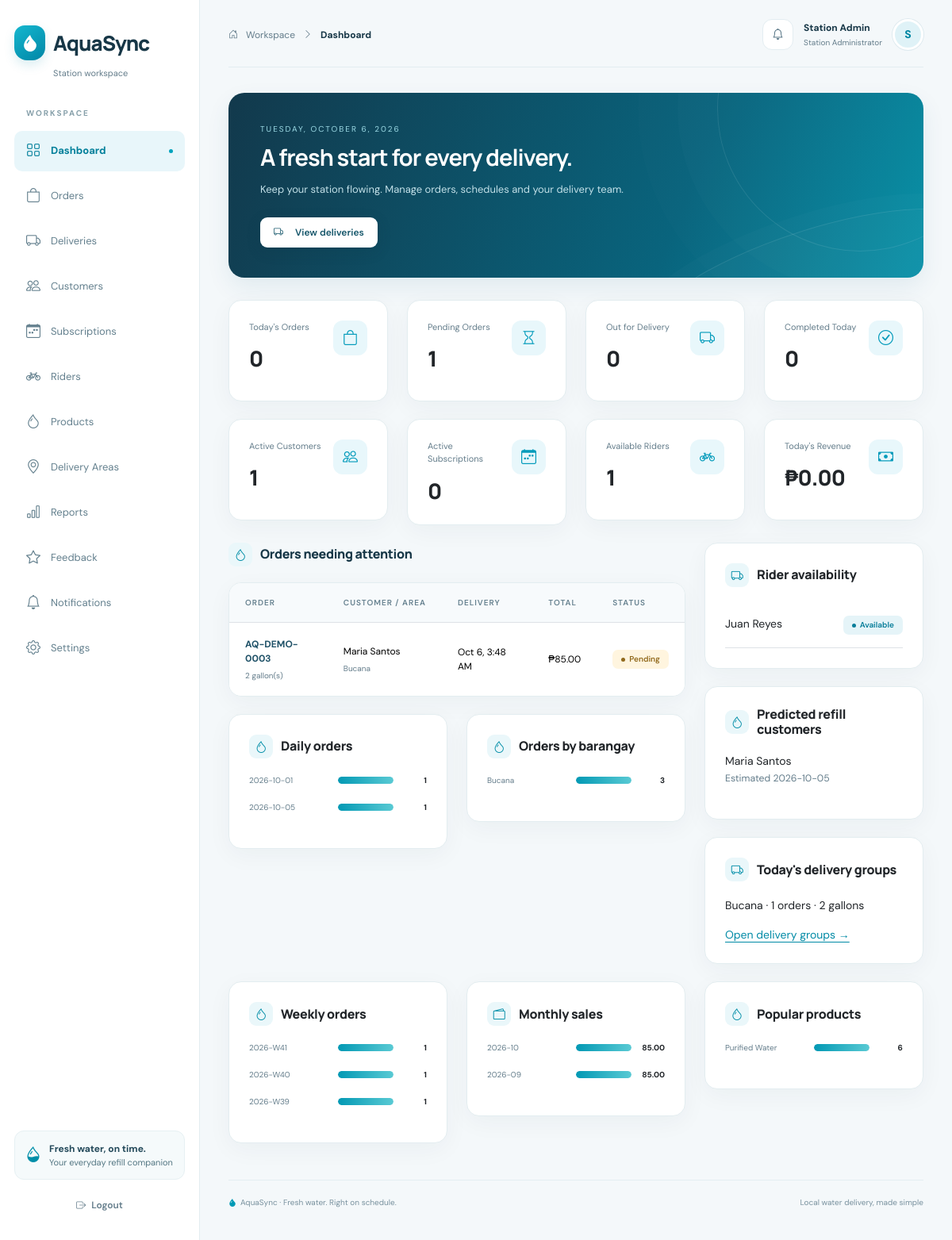
/admin/index.php (signed in), run on the app's committed database.
### tables this page shows
CREATE TABLE users (id INT AUTO_INCREMENT PRIMARY KEY, name VARCHAR(100) NOT NULL, email VARCHAR(190) UNIQUE NOT NULL, password VARCHAR(255) NOT NULL, role ENUM('customer','admin','rider') NOT NULL, phone VARCHAR(30) NOT NULL DEFAULT '', created_at TIMESTAMP DEFAULT CURRENT_TIMESTAMP, updated_at TIMESTAMP DEFAULT CURRENT_TIMESTAMP ON UPDATE CURRENT_TIMESTAMP);

CREATE TABLE orders (id INT AUTO_INCREMENT PRIMARY KEY, order_number VARCHAR(30) UNIQUE, customer_id INT NOT NULL, station_id INT NOT NULL, subscription_id INT, subscription_date DATE, quantity INT NOT NULL, gallon_price DECIMAL(10,2) NOT NULL, delivery_fee DECIMAL(10,2) NOT NULL, total DECIMAL(10,2) NOT NULL, address TEXT NOT NULL, barangay VARCHAR(100) NOT NULL, latitude DECIMAL(10,7), longitude DECIMAL(10,7), payment_method ENUM('COD','GCash','Maya') NOT NULL, status ENUM('Pending','Confirmed','Preparing','Assigned','Out for Delivery','Delivered','Cancelled') DEFAULT 'Pending', rider_id INT, picked_up_at DATETIME, scheduled_at DATETIME NOT NULL, delivered_at DATETIME, created_at TIMESTAMP DEFAULT CURRENT_TIMESTAMP, updated_at TIMESTAMP DEFAULT CURRENT_TIMESTAMP ON UPDATE CURRENT_TIMESTAMP, UNIQUE(subscription_id,subscription_date), INDEX(status,scheduled_at), INDEX(customer_id,delivered_at), INDEX(barangay,scheduled_at), FOREIGN KEY(customer_id) REFERENCES users(id), FOREIGN KEY(station_id) REFERENCES water_stations(id), FOREIGN KEY(subscription_id) REFERENCES subscriptions(id), FOREIGN KEY(rider_id) REFERENCES riders(user_id));

CREATE TABLE riders (user_id INT PRIMARY KEY, station_id INT NOT NULL, availability ENUM('Available','Busy','Offline') DEFAULT 'Available', FOREIGN KEY(user_id) REFERENCES users(id), FOREIGN KEY(station_id) REFERENCES water_stations(id));

### admin/index.php (called while the page is built)
<?php $requiredRole='admin'; require dirname(__DIR__).'/app/portal.php';

### app/config.php (called while the page is built)
<?php
return ['host'=>getenv('DB_HOST') ?: '127.0.0.1','port'=>getenv('DB_PORT') ?: '3306','database'=>getenv('DB_NAME') ?: 'aquasync_db','username'=>getenv('DB_USER') ?: 'root','password'=>getenv('DB_PASSWORD') ?: '', 'base'=>getenv('APP_BASE') ?: '/AquaSync'];

### app/bootstrap.php (called while the page is built, shortened)
<?php
$config=require __DIR__.'/config.php';
try { $db=new PDO("mysql:host={$config['host']};port={$config['port']};dbname={$config['database']};charset=utf8mb4",$config['username'],$config['password'],[PDO::ATTR_ERRMODE=>PDO::ERRMODE_EXCEPTION,PDO::ATTR_DEFAULT_FETCH_MODE=>PDO::FETCH_ASSOC,PDO::ATTR_EMULATE_PREPARES=>false]); $db->exec("SET time_zone = '+08:00'"); } catch(PDOException $e) { http_response_code(503); exit('Database unavailable. Import aquasync_db.sql and check app/config.php.'); }
function q(string $sql,array $params=[]): PDOStatement { global $db; $s=$db->prepare($sql); $s->execute($params); return $s; }
function rows(string $sql,array $params=[]): array { return q($sql,$params)->fetchAll(); }
function one(string $sql,array $params=[]): ?array { return q($sql,$params)->fetch() ?: null; }
function e($v): string { return htmlspecialchars((string)$v,ENT_QUOTES,'UTF-8'); }
function url(string $path=''): string { global $config; return $config['base'].'/'.$path; }
function user(): ?array { return isset($_SESSION['uid']) ? one('SELECT * FROM users WHERE id=?',[$_SESSION['uid']]) : null; }
function require_role(string $role): array { $u=user(); if(!$u) go('login.php'); if($u['role']!==$role) { http_response_code(403); exit('Access denied'); } return $u; }
function money($v): string { return '₱'.number_format((float)$v,2); }
function prediction(int $uid): ?array { $dates=rows('SELECT DATE(delivered_at) d FROM orders WHERE customer_id=? AND status=? GROUP BY DATE(delivered_at) ORDER BY d DESC LIMIT 10',[$uid,'Delivered']); if(count($dates)<2) return null; $interval=(strtotime($dates[0]['d'])-strtotime($dates[count($dates)-1]['d']))/86400/(count($dates)-1); return ['days'=>round($interval,1),'date'=>date('Y-m-d',strtotime($dates[0]['d'].' +'.max(1,(int)round($interval)).' days'))]; }

### app/layout.php (the view, shortened to what this page needs)
<?php
function start_page(array $u,string $page): void { $nav=$u['role']==='admin'?['dashboard'=>'grid','orders'=>'bag','deliveries'=>'truck','customers'=>'people','subscriptions'=>'calendar-week','riders'=>'bicycle','products'=>'droplet','areas'=>'geo-alt','reports'=>'bar-chart','feedback'=>'star','notifications'=>'bell','settings'=>'gear']:($u['role']==='customer'?['dashboard'=>'grid','order'=>'droplet','orders'=>'bag','subscriptions'=>'calendar-week','addresses'=>'geo-alt','notifications'=>'bell','profile'=>'person']:['dashboard'=>'grid','deliveries'=>'truck','completed'=>'check-circle','notifications'=>'bell','profile'=>'person']); $count=one('SELECT COUNT(*) n FROM notifications WHERE user_id=? AND read_at IS NULL',[$u['id']])['n']; ?>
<!doctype html><html lang="en"><head><meta charset="utf-8"><meta name="viewport" content="width=device-width, initial-scale=1"><meta name="theme-color" content="#103a50"><title><?=e(ucfirst($page))?> · AquaSync</title><link href="https://cdn.jsdelivr.net/npm/bootstrap@5.3.3/dist/css/bootstrap.min.css" rel="stylesheet"><link href="https://cdn.jsdelivr.net/npm/bootstrap-icons@1.11.3/font/bootstrap-icons.min.css" rel="stylesheet"><link href="<?=url('assets/style.css')?>" rel="stylesheet"><link href="<?=url('assets/theme.css')?>" rel="stylesheet"></head><body><div class="sidebar-overlay" aria-hidden="true"></div><aside class="sidebar" id="workspace-nav"><a class="brand" href="<?=url($u['role'].'/')?>"><i class="bi bi-droplet-fill" aria-hidden="true"></i> AquaSync</a><div class="role-label muted mt-2 small"><?=e($u['role']==='admin'?'Station workspace':ucfirst($u['role']).' portal')?></div><small>Workspace</small><nav class="nav flex-column" aria-label="Main navigation"><?php foreach($nav as $p=>$icon): ?><a class="nav-link <?=$page===$p?'active':''?>" <?=$page===$p?'aria-current="page"':''?> href="?page=<?=$p?>"><i class="bi bi-<?=$icon?>" aria-hidden="true"></i><?=e($p==='areas'?'Delivery Areas':ucfirst($p))?></a><?php endforeach; ?></nav><div class="sidebar-footer"><div class="station-note"><i class="bi bi-droplet-half" aria-hidden="true"></i><div><strong>Fresh water, on time.</strong>Your everyday refill companion</div></div><form method="post" action="<?=url('logout.php')?>"><?=csrf()?><button class="btn text-muted logout-button"><i class="bi bi-box-arrow-right" aria-hidden="true"></i>Logout</button></form></div></aside><main class="main"><div class="topbar"><div class="breadcrumbs"><button type="button" class="mobile-toggle" aria-label="Open navigation" aria-controls="workspace-nav" aria-expanded="false"><i class="bi bi-list" aria-hidden="true"></i></button><i class="bi bi-house-door muted" aria-hidden="true"></i><span class="muted workspace-label">Workspace</span><i class="bi bi-chevron-right muted" aria-hidden="true"></i><strong><?=e($page==='areas'?'Delivery areas':ucfirst($page))?></strong></div><div class="account-menu"><a class="notification-button" href="?page=notifications" aria-label="Notifications, <?=(int)$count?> unread"><i class="bi bi-bell" aria-hidden="true"></i><?php if($count):?><span class="notification-count"><?=(int)$count>99?'99+':(int)$count?></span><?php endif;?></a><div class="account-details"><div class="account-name"><?=e($u['name'])?></div><div class="account-role"><?=e($u['role']==='admin'?'Station administrator':$u['role'])?></div></div><a class="avatar" href="?page=<?=$u['role']==='admin'?'settings':'profile'?>" aria-label="Your account"><?=e(strtoupper(substr($u['name'],0,1)))?></a></div></div><?php }
function end_page(): void { echo '<footer class="main-footer"><span><i class="bi bi-droplet-fill" aria-hidden="true"></i>AquaSync · Fresh water. Right on schedule.</span><span>Local water delivery, made simple</span></footer></main><script src="'.url('assets/app.js').'"></script></body></html>'; }
function stat_card(string $label,$value,string $icon): void { echo '<div class="col-sm-6 col-xl-3"><div class="card stat-card"><div class="card-body"><i class="stat-icon bi bi-'.e($icon).'" aria-hidden="true"></i><span class="stat-label">'.e($label).'</span><div class="stat-value '.(strlen((string)$value)>14?'long-value':'').'">'.e($value).'</div></div></div></div>'; }
function orders_table(array $orders): void { echo '<div class="card"><div class="table-responsive"><table class="table mb-0"><thead><tr><th>Order</th><th>Customer / Area</th><th>Delivery</th><th>Total</th><th>Status</th></tr></thead><tbody>'; foreach($orders as $o) echo '<tr><td><a class="fw-bold text-decoration-none" href="?page=detail&id='.$o['id'].'">'.e($o['order_number']).'</a><div class="muted small">'.$o['quantity'].' gallon(s)</div></td><td>'.e($o['customer_name']??'Your order').'<div class="muted small">'.e($o['barangay']).'</div></td><td>'.e(date('M j, g:i A',strtotime($o['scheduled_at']))).'</td><td>'.money($o['total']).'</td><td><span class="badge '.e($o['status']).'">'.e($o['status']).'</span></td></tr>'; if(!$orders) echo '<tr><td colspan="5" class="text-center muted py-5">No orders to display.</td></tr>'; echo '</tbody></table></div></div>'; }
function chart(string $title,array $data): void { echo '<div class="card"><div class="card-body"><h3 class="section-title">'.e($title).'</h3>'; $max=max(1,...array_map(fn($d)=>(float)$d['value'],$data)); foreach($data as $d) echo '<div class="chart-row"><span>'.e($d['label']).'</span><div class="flex-grow-1"><div class="bar" style="width:'.(100*(float)$d['value']/$max).'%"></div></div><b class="small">'.e($d['value']).'</b></div>'; if(!$data) echo '<p class="muted">No data for this period.</p>'; echo '</div></div>'; }

### app/portal.php (shortened to what this page needs)
<?php
require __DIR__.'/bootstrap.php'; require __DIR__.'/actions.php'; require __DIR__.'/layout.php';
$u=require_role($requiredRole); $role=$u['role']; $page=$_GET['page']??'dashboard'; $id=(int)($_GET['id']??0); $error='';
$scope=$role==='customer'?'o.customer_id=?':($role==='rider'?'o.rider_id=?':'1=1'); $params=$role==='admin'?[]:[$u['id']];
$orderSql='SELECT o.*,u.name customer_name,u.phone customer_phone,p.payment_status,p.payment_reference FROM orders o JOIN users u ON u.id=o.customer_id JOIN payments p ON p.order_id=o.id WHERE '.$scope;
start_page($u,$page); if($error) echo '<div class="alert alert-danger">'.e($error).'</div>'; if(isset($_SESSION['flash'])){echo '<div class="alert alert-success">'.e($_SESSION['flash']).'</div>';unset($_SESSION['flash']);}
if($page==='dashboard'){
 $pred=$role==='customer'?prediction((int)$u['id']):null;
 ?><div class="hero"><div class="small mb-2 text-uppercase" style="letter-spacing:2px"><?=date('l, F j, Y')?></div><h1 class="h2 fw-bold"><?=$role==='admin'?'A fresh start for every delivery.':($role==='rider'?'Ready for the road, '.e(explode(' ',$u['name'])[0]).'?':'Hello, '.e(explode(' ',$u['name'])[0]).' 👋')?></h1><p class="mb-4"><?=$role==='admin'?'Keep your station flowing. Manage orders, schedules and your delivery team.':($role==='rider'?'Your delivery queue and customer details, all in one place.':'Good water, one less thing to worry about. We’ve got your next refill covered.')?></p><a class="btn btn-light fw-semibold" href="?page=<?=$role==='customer'?'order':'deliveries'?>"><i class="bi bi-<?=$role==='customer'?'droplet':'truck'?> me-2"></i><?=$role==='customer'?'Order water':'View deliveries'?></a></div><div class="row"><?php
 if($role==='admin'){
 $s=one("SELECT SUM(DATE(created_at)=CURDATE()) today,SUM(status='Pending') pending,SUM(status='Out for Delivery') outgoing,SUM(status='Delivered' AND DATE(delivered_at)=CURDATE()) completed FROM orders"); stat_card("Today's Orders",$s['today']??0,'bag');stat_card('Pending Orders',$s['pending']??0,'hourglass');stat_card('Out for Delivery',$s['outgoing']??0,'truck');stat_card('Completed Today',$s['completed']??0,'check-circle');stat_card('Active Customers',one('SELECT COUNT(*) n FROM customers')['n'],'people');stat_card('Active Subscriptions',one("SELECT COUNT(*) n FROM subscriptions WHERE status='Active'")['n'],'calendar-week');stat_card('Available Riders',one("SELECT COUNT(*) n FROM riders WHERE availability='Available'")['n'],'bicycle');stat_card("Today's Revenue",money(one("SELECT COALESCE(SUM(amount),0) n FROM payments WHERE payment_status='Paid' AND DATE(paid_at)=CURDATE()")['n']),'cash');
 }
 echo '</div>';
 if($role==='customer'){ ?><div class="row"><div class="col-lg-8"><h3 class="section-title">Current orders</h3><?php orders_table(rows($orderSql." AND o.status NOT IN ('Delivered','Cancelled') ORDER BY o.scheduled_at LIMIT 5",$params));?><h3 class="section-title">Recent orders</h3><?php orders_table(rows($orderSql.' ORDER BY o.created_at DESC LIMIT 5',$params));?></div><div class="col-lg-4"><div class="card"><div class="card-body"><i class="bi bi-droplet fs-2 text-info"></i><h3 class="section-title mt-3">Your refill rhythm</h3><p class="muted"><?=$pred?'Based on your recent orders, you may need another refill around '.e(date('F j',strtotime($pred['date']))).'. Your average interval is '.e($pred['days']).' days.':'Complete orders on at least two different days to estimate your next refill.'?></p><p class="small muted">This is an estimate based on order intervals. You can order anytime.</p><a class="btn btn-primary" href="?page=order">Order a refill</a></div></div><div class="card"><div class="card-body"><h3 class="section-title">Keep water on schedule</h3><p class="muted">Choose your weekdays and we’ll create recurring delivery orders.</p><a href="?page=subscriptions" class="btn btn-outline-info">Create schedule</a></div></div></div></div><?php
 }elseif($role==='admin'){?><div class="row"><div class="col-lg-8"><h3 class="section-title">Orders needing attention</h3><?php orders_table(rows($orderSql." AND o.status='Pending' ORDER BY o.scheduled_at LIMIT 6"));?><div class="row"><div class="col-md-6"><?php chart('Daily orders',rows("SELECT DATE(created_at) label,COUNT(*) value FROM orders WHERE created_at>=CURDATE()-INTERVAL 6 DAY GROUP BY DATE(created_at) ORDER BY label"));?></div><div class="col-md-6"><?php chart('Orders by barangay',rows('SELECT barangay label,COUNT(*) value FROM orders GROUP BY barangay'));?></div></div></div><div class="col-lg-4"><div class="card"><div class="card-body"><h3 class="section-title">Rider availability</h3><?php foreach(rows('SELECT u.name,r.availability FROM riders r JOIN users u ON u.id=r.user_id') as $r) echo '<div class="d-flex justify-content-between py-3 border-bottom">'.e($r['name']).'<span class="badge">'.e($r['availability']).'</span></div>';?></div></div><div class="card"><div class="card-body"><h3 class="section-title">Predicted refill customers</h3><?php $any=false;foreach(rows("SELECT id,name FROM users WHERE role='customer'") as $c){$p=prediction((int)$c['id']);if($p && $p['date']<=date('Y-m-d',strtotime('+2 days'))){$any=true;echo '<p>'.e($c['name']).'<br><span class="muted small">Estimated '.e($p['date']).'</span></p>';}}if(!$any)echo '<p class="muted">No upcoming refill estimates.</p>';?></div></div><div class="card"><div class="card-body"><h3 class="section-title">Today's delivery groups</h3><?php foreach(rows("SELECT barangay,COUNT(*) n,SUM(quantity) gallons FROM orders WHERE DATE(scheduled_at)=CURDATE() AND status<>'Cancelled' GROUP BY barangay") as $g)echo '<p>'.e($g['barangay']).' · '.$g['n'].' orders · '.$g['gallons'].' gallons</p>';?><a href="?page=deliveries">Open delivery groups →</a></div></div></div></div><?php
 echo '<div class="row"><div class="col-lg-4">';chart('Weekly orders',rows("SELECT DATE_FORMAT(created_at,'%x-W%v') label,COUNT(*) value FROM orders GROUP BY label ORDER BY label DESC LIMIT 8"));echo '</div><div class="col-lg-4">';chart('Monthly sales',rows("SELECT DATE_FORMAT(paid_at,'%Y-%m') label,SUM(amount) value FROM payments WHERE payment_status='Paid' GROUP BY label ORDER BY label DESC LIMIT 6"));echo '</div><div class="col-lg-4">';chart('Popular products',rows('SELECT p.name label,SUM(i.quantity) value FROM order_items i JOIN products p ON p.id=i.product_id JOIN orders o ON o.id=i.order_id WHERE o.status<>? GROUP BY p.id ORDER BY value DESC',['Cancelled']));echo '</div></div>';
 }else{echo '<h3 class="section-title">Your next deliveries</h3>';rider_cards(rows($orderSql." AND o.status IN ('Assigned','Out for Delivery') ORDER BY o.scheduled_at",$params)); rider_controls($u);}
}else{http_response_code(404);echo '<div class="alert alert-warning">Page not found.</div>';}
end_page();

### data on the page
users: role "Station workspace", name "Station Admin", role "Station Administrator", name "S"
orders: order_number "AQ-DEMO-0003", quantity "2", customer.name "Maria Santos", barangay "Bucana", scheduled_at "Oct 6, 3:48 AM", total "₱85.00", status "Pending"
riders: user_id.name "Juan Reyes", availability "Available"
users: name "Maria Santos", date "2026-10-05"

### other printed values
$p==='areas'?'Delivery Areas':ucfirst($p) "Dashboard"
$p==='areas'?'Delivery Areas':ucfirst($p) "Orders"
$p==='areas'?'Delivery Areas':ucfirst($p) "Deliveries"
$p==='areas'?'Delivery Areas':ucfirst($p) "Customers"
$p==='areas'?'Delivery Areas':ucfirst($p) "Subscriptions"
$p==='areas'?'Delivery Areas':ucfirst($p) "Riders"
$p==='areas'?'Delivery Areas':ucfirst($p) "Products"
$p==='areas'?'Delivery Areas':ucfirst($p) "Delivery Areas"
$p==='areas'?'Delivery Areas':ucfirst($p) "Reports"
$p==='areas'?'Delivery Areas':ucfirst($p) "Feedback"
$p==='areas'?'Delivery Areas':ucfirst($p) "Notifications"
$p==='areas'?'Delivery Areas':ucfirst($p) "Settings"
$page==='areas'?'Delivery areas':ucfirst($page) "Dashboard"
$label "Today's Orders Pending Orders Out for Delivery Completed Today Active Customers Active Subscriptions Available Riders Today's Revenue"
$value "0 1 0 0 1 0 1 ₱0.00"
